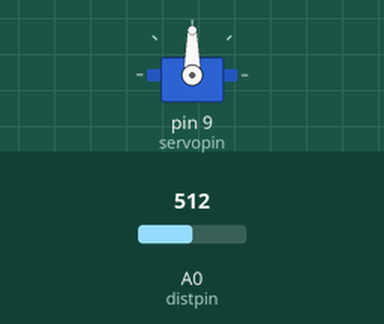
The sketch below on a simulated Arduino Uno, built with avr-gcc and run on an emulated ATmega328P. On the bench: servo. The inputs (shaded band) are chosen by the test bench; at power-on: A0 (distpin) = 512.

Above: at 1.2 s.
1.3 s: A0 (distpin) set to 716
At 2.1 s:
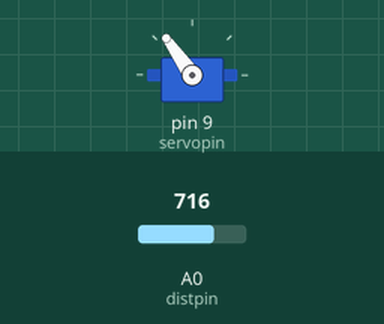
2.8 s: A0 (distpin) set to 900
At 3.3 s:
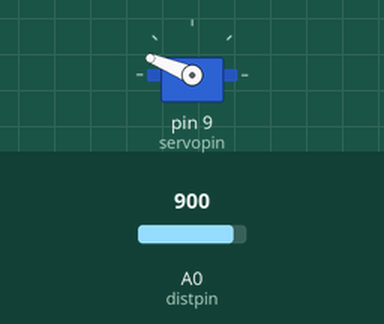
4.3 s: A0 (distpin) set to 1023
At 5.5 s:
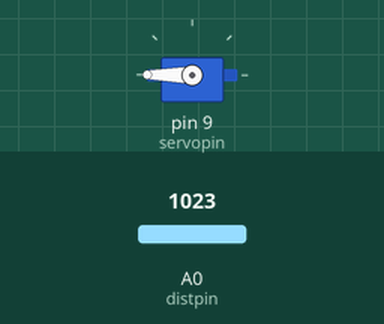
5.8 s: A0 (distpin) set to 306
At 6.7 s:
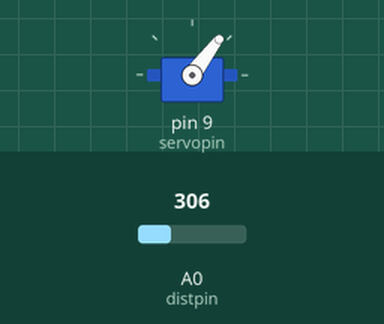
7.3 s: A0 (distpin) set to 122
At 7.9 s:
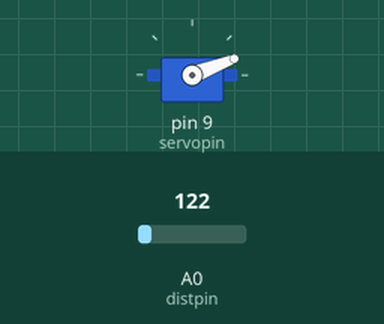
Timing chart, 0 to 9.8 s (numbered marks = the images above; inputs shaded):
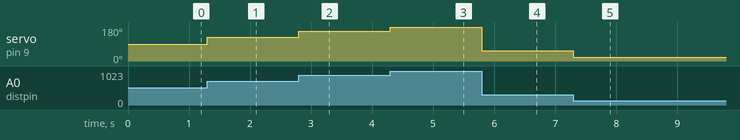

Measured:
- after the input at 1.3 s, servo on pin 9 (servopin): 90° → 125° at once
- after the input at 2.8 s, servo on pin 9 (servopin): 125° → 158° at once
- after the input at 4.3 s, servo on pin 9 (servopin): 158° → 180° at once
- after the input at 5.8 s, servo on pin 9 (servopin): 180° → 53° at once
- after the input at 7.3 s, servo on pin 9 (servopin): 53° → 21° at once

The sketch:

Servo_DistanceSensor.ino
```cpp
#include<Servo.h>
Servo Sarthak_Servo;


int servopin=9;
int distpin=0;
void setup(){
  Sarthak_Servo.attach(servopin);

}
void loop(){
  //rotating 20 degress in servo motor
 int distance=analogRead(distpin);
  int position=map(distance, 0,1023,0,180);
   Sarthak_Servo.write(position);
  }
```
